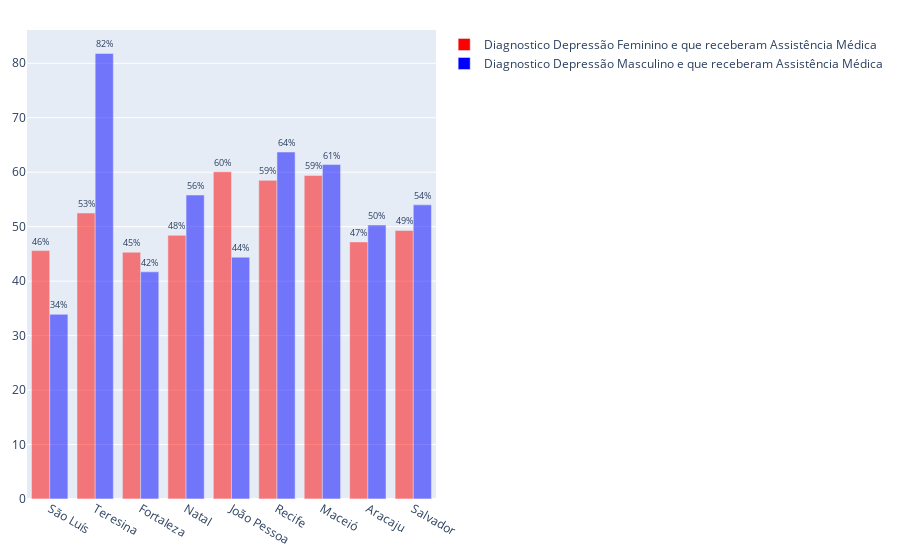

Notebook code for this chart:
### Code cell
trace1=go.Bar(x=dados_nordeste['Cidade'],y=dados_nordeste['Masculino'],marker=dict(color='blue',opacity=0.5),name="Diagnostico Depressão Masculino e que receberam Assistência Médica",text=dados_nordeste['Masculino'])
trace2=go.Bar(x=dados_nordeste['Cidade'],y=dados_nordeste['Feminino'],marker=dict(color='red',opacity=0.5),name="Diagnostico Depressão Feminino e que receberam Assistência Médica",text=dados_nordeste['Feminino'])

data=[trace2,trace1]

layout = go.Layout(barmode="group")

fig = go.Figure(data,layout)
fig.update_layout(margin=dict(l=20, r=20, t=30, b=20))
fig.update_traces(texttemplate='%{text:.2s}%', textposition='outside')
fig.show()

### Figure 1 — Plotly figure (JSON) as saved in the notebook; plotly's stock layout.template omitted (floating-point values rounded to 4 significant figures)
{"data": [{"marker": {"color": "red", "opacity": 0.5}, "name": "Diagnostico Depressão Feminino e que receberam Assistência Médica", "text": [45.6, 52.5, 45.3, 48.4, 60.1, 58.5, 59.4, 47.2, 49.3], "textposition": "outside", "texttemplate": "%{text:.2s}%", "type": "bar", "x": ["São Luís", "Teresina", "Fortaleza", "Natal", "João Pessoa", "Recife", "Maceió", "Aracaju", "Salvador"], "y": [45.6, 52.5, 45.3, 48.4, 60.1, 58.5, 59.4, 47.2, 49.3]}, {"marker": {"color": "blue", "opacity": 0.5}, "name": "Diagnostico Depressão Masculino e que receberam Assistência Médica", "text": [33.9, 81.8, 41.7, 55.8, 44.4, 63.7, 61.4, 50.3, 54], "textposition": "outside", "texttemplate": "%{text:.2s}%", "type": "bar", "x": ["São Luís", "Teresina", "Fortaleza", "Natal", "João Pessoa", "Recife", "Maceió", "Aracaju", "Salvador"], "y": [33.9, 81.8, 41.7, 55.8, 44.4, 63.7, 61.4, 50.3, 54]}], "layout": {"barmode": "group", "margin": {"b": 20, "l": 20, "r": 20, "t": 30}}}
